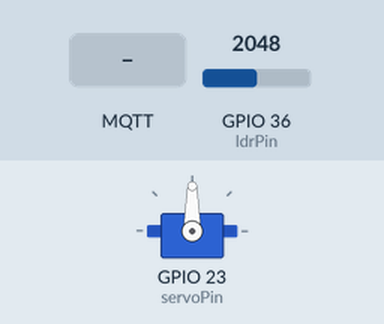
This sketch was run on a simulated ESP32. Parts: servo. Inputs (shaded band) come from the test bench; at power-on: GPIO 36 (ldrPin) = 2048. WiFi joins after 1.5 s; servers stay silent unless stated; random numbers use the default seed unless the sketch sets one; no MQTT or app messages arrive unless stated; what the sketch prints to the serial monitor is not drawn.

Above: at 2.7 s.
2.8 s: MQTT message "1" arrives on the first subscribed topic
4.4 s: GPIO 36 (ldrPin) set to 1958
At 7.0 s:
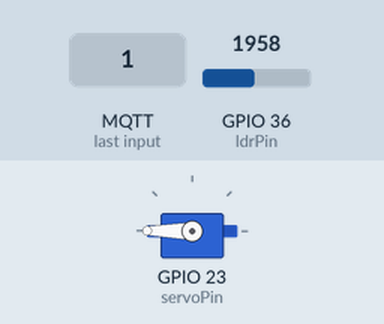
7.3 s: GPIO 36 (ldrPin) set to 2040
At 9.2 s:
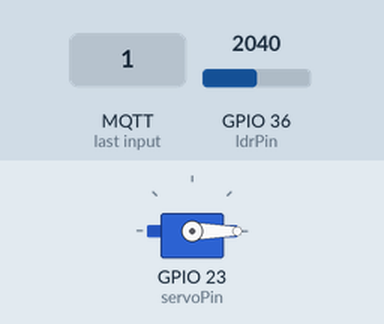
9.5 s: GPIO 36 (ldrPin) set to 1960
At 10.83 s:
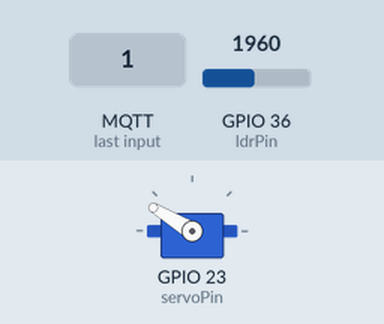
12.4 s: GPIO 36 (ldrPin) set to 2047
At 14.1 s:
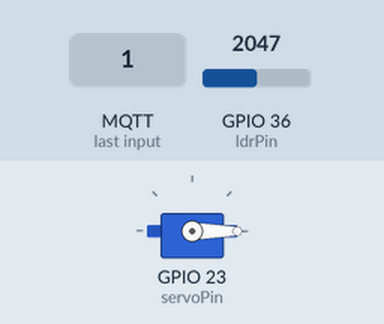
Timing chart, 0 to 15.6 s (numbered marks = the images above; inputs shaded):
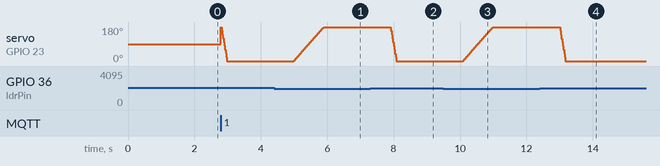

Measured:
- the behaviour switches between 2001 and 2000 on GPIO 36 (ldrPin) (found by bisection; images 0 and 1)
- after the input at 4.4 s, servo on GPIO 23 (servoPin): moves from 0° to 180° over 0.90 s, starting after 0.59 s
- after the input at 7.3 s, servo on GPIO 23 (servoPin): moves from 180° to 0° over 0.18 s, starting after 0.60 s
- after the input at 9.5 s, servo on GPIO 23 (servoPin): moves from 0° to 180° over 0.90 s, starting after 0.59 s
- after the input at 12.4 s, servo on GPIO 23 (servoPin): moves from 180° to 0° over 0.18 s, starting after 0.59 s

The sketch:

Mini_Project3.ino
```cpp
#include <WiFi.h>
#include <WiFiClient.h>
#include <PubSubClient.h>
#include <ESP32Servo.h>

const char* ssid = "Aralez";
const char* password = "15082000";
const char* mqtt_server = "broker.mqtt-dashboard.com";

WiFiClient espClient;
PubSubClient client(espClient);
#define servoPin 23
#define ldrPin 36
int static posDegrees = 180;
unsigned long lastMsg = 0;
#define MSG_BUFFER_SIZE	(50)
char msg[MSG_BUFFER_SIZE];
Servo servo1;
int adrLuxValue = 0;
char payL;

void setup_wifi() {
  delay(10);
  Serial.print("Connecting to ");
  Serial.println(ssid);
  WiFi.mode(WIFI_STA);
  WiFi.begin(ssid, password);
  while (WiFi.status() != WL_CONNECTED) {
    delay(500);
    Serial.print(".");
  }
  randomSeed(micros());
  Serial.println("");
  Serial.println("WiFi connected");
  Serial.println("IP address: ");
  Serial.println(WiFi.localIP());
}

void callback(char* topic, byte* payload, unsigned int length) {
   payL = (char)payload[0];
}

void reconnect() {
  while (!client.connected()) {
    Serial.print("Attempting MQTT connection...");
    String clientId = "ESP8266Client-";
    clientId += String(random(0xffff), HEX);
    if (client.connect(clientId.c_str())) {
      client.subscribe("ButtonOnOff");
    } else {
      Serial.print(client.state());
      delay(5000);
    }
  }
}

void setup() {
  servo1.attach(servoPin);
  Serial.begin(115200);
  setup_wifi();
  client.setServer(mqtt_server, 1883);
  client.setCallback(callback);
}

void loop() {
  if (!client.connected()) {
    reconnect();
  }
  client.loop();
  if (payL == '1') {
      adrLuxValue = analogRead(ldrPin);
      if(adrLuxValue > 2000){
        Serial.print("ADR = ");
        Serial.println(adrLuxValue);
        for(; posDegrees >= 0; posDegrees--) {
        servo1.write(posDegrees);
        delay(1);
        }
      }else if(adrLuxValue <= 2000){
        Serial.print("ADR = ");
        Serial.println(adrLuxValue);
        for(; posDegrees <= 180; posDegrees++) {
        servo1.write(posDegrees);
        delay(5);
        }
      }
  unsigned long now = millis();
  if (now - lastMsg > 2000) {
    lastMsg = now;
    snprintf (msg, MSG_BUFFER_SIZE, "%d", adrLuxValue);
    client.publish("adrLux", msg);
  }
  delay(1000);
  }
}
```
